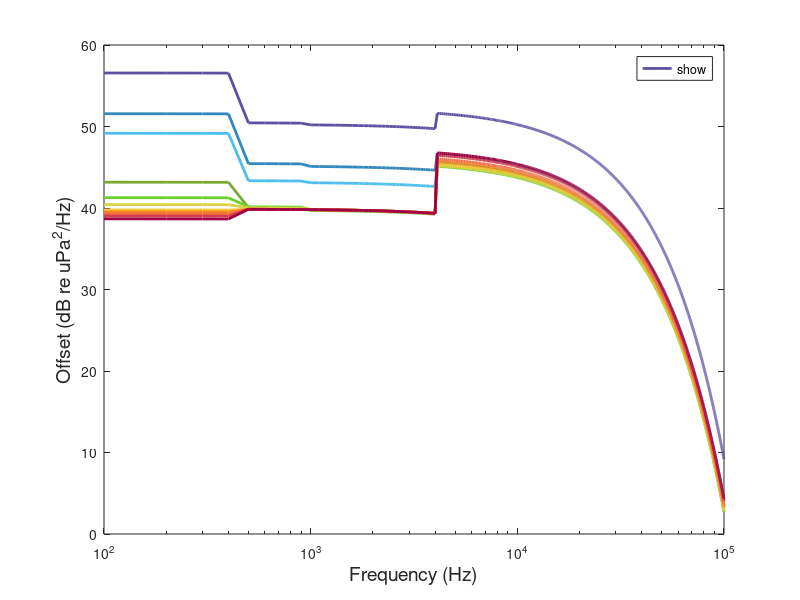
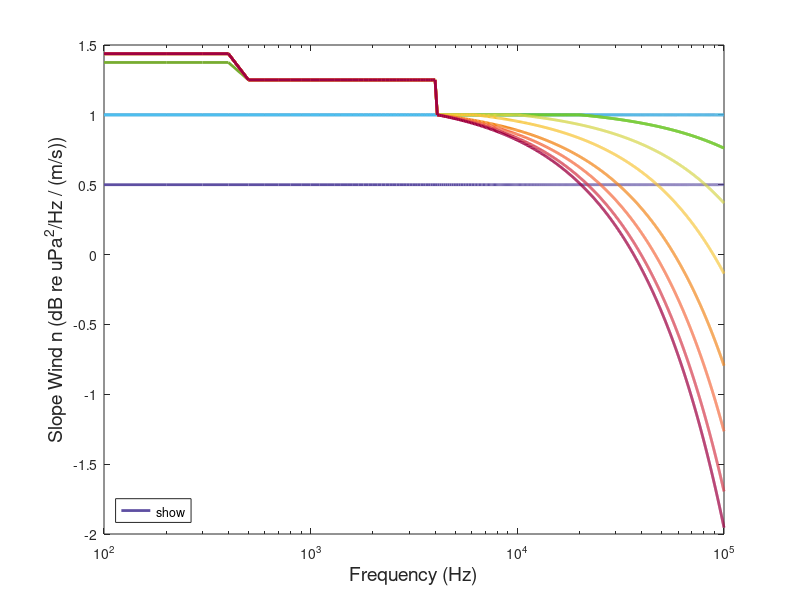
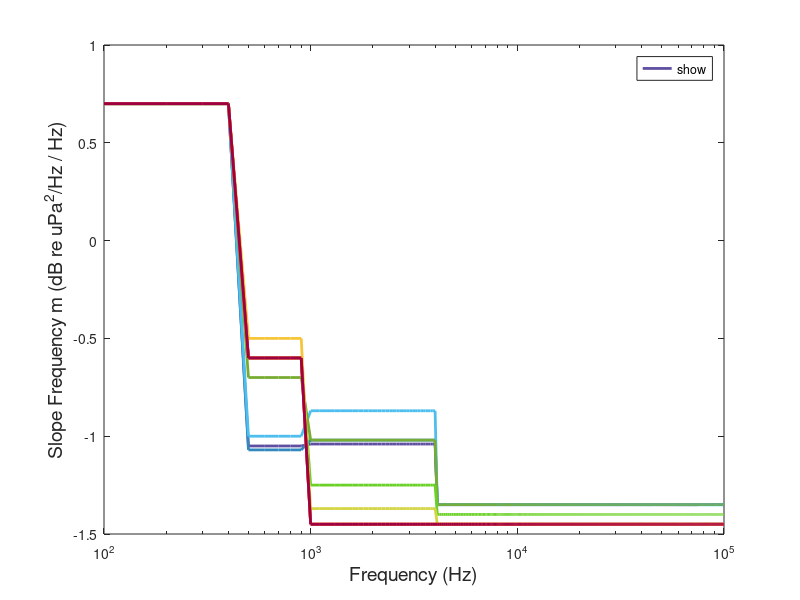
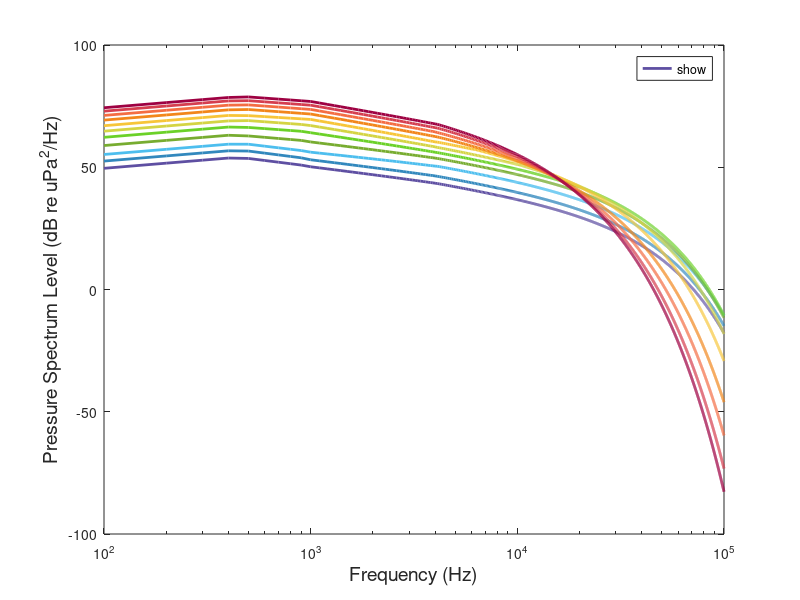

Reproduce these figures in MATLAB, in order. (Note: this script raises an error after producing the figures.)
%Ambient Noise Curve
%With Acknowldegement to Donald Ross and Gordon Wenz
%J Hildebrand 1-26-2008, 1-2020, 10-2020
%
clear all;
depth = 989;
% knudsen5 was  % aof = 10; bof = 100; a = 0; b = 400;
aof = 5; bof = 100; a = 2; b = 400;
off = 50 + a*exp(-depth/b); % pure depth dependence
% frequency in kHz
f = .1 : .1 : 100;
x = 100:100000;
y = ones(size(x));
% semilogx(x,y);
% hold on;
% grid on;
ms = [1, 2.5, 4.5, 6.7, 9.4, 12.3, 15.5, 19, 22.6, 26.5, 30.5];
lms = log10(ms);
ss = [.5, 1,2,3,4,5,6,7,8,9, 10];
beau = [1,2,3,4,5,6,7,8,9,10,11];
fWi = [100, 500, 1000, 5000, 10000, 20000, 30000, 100000];
nl = zeros(length(ms),length(f));
%color scale for plots
C = [0.368627450980392,0.309803921568627,0.635294117647059;...
    0.196078431372549,0.533333333333333,0.741176470588235;...
    0.301960784313725, 0.745098039215686, 0.933333333333333;...
    0.466666666666667, 0.674509803921569, 0.188235294117647;...
    0.419607843137255, 0.819607843137255, 0.156862745098039;...
    0.831372549019608, 0.831372549019608, 0.266666666666667;...
    0.968627450980392, 0.772549019607843, 0.223529411764706;...
    0.949019607843137, 0.525490196078431, 0.105882352941176;...
    0.956862745098039, 0.427450980392157, 0.262745098039216;...
    0.835294117647059, 0.243137254901961, 0.309803921568627;...
    0.619607843137255, 0.00392156862745098, 0.258823529411765;...
    0.498039215686275, 0.870588235294118, 0.235294117647059];
% Model for Knudson curves
n = 0.5; m= 1;  
for iw = 1 % wind less than 1 m/s
    for iif = 1:4 % freq 100-400 Hz
        ofac = exp(-depth/bof)*aof*(12-iif)/12; % depth and frequency
        nl(iw,iif) = ofac + off+6.4 + (n*20* log10(ms(iw))) + 7 *m* log10(f(iif)) ;% m = 0.8
        osave(iw,iif) = ofac + off+6.4;
        nsave(iw,iif) = n;
        msave(iw,iif) = m * 7 / 10;
    end
    for iif = 5:9 % 500-900 Hz
        ofac = exp(-depth/bof)*aof*(12-iif)/12;
        nl(iw,iif) = ofac + off+0.3 + (n*20* log10(ms(iw))) -  10.5*m* log10(f(iif)) ; %9.5
        osave(iw,iif) = ofac + off+0.3;
        nsave(iw,iif) = n;
        msave(iw,iif) = - m * 10.5 / 10;
    end
    for iif = 10:40 %  1000 Hz - 4000 Hz
        if iif < 13
            ofac = exp(-depth/bof)*aof*(12-iif)/12;
        end
        nl(iw,iif) = ofac+ off+0.1 + (n*20* log10(ms(iw))) - 10.4 *m* log10(f(iif)) ; %m = 1.6
        osave(iw,iif) = ofac + off+0.1;
        nsave(iw,iif) = n;
        msave(iw,iif) = - m * 10.4 / 10;
    end
    for iif = 41:100 %  4100 Hz - 10000 Hz
        nl(iw,iif) = off+2 + (n*20* log10(ms(iw))) - 13.5 *m* log10(f(iif)) ; %m = 1.6
        osave(iw,iif) = off+2;
        nsave(iw,iif) = n;
        msave(iw,iif) = - m * 13.5 / 10;
    end
    for iif = 101:length(f) % > 10000 Hz
        nl(iw,iif) = off+2 + (n*20* log10(ms(iw))) - 13.5 *m* log10(f(iif)) ; %m = 1.6
        osave(iw,iif) = off+2;
        nsave(iw,iif) = n;
        msave(iw,iif) = - m * 13.5 / 10;
    end
end
n = 1; m= 1; 
for iw = 2 % wind 1 - 2.5 m/s
    for iif = 1:4 % freq 100-400 Hz
        ofac = exp(-depth/bof)*aof*(12-iif)/12;
        nl(iw,iif) = ofac + off+1.4 + (n*20* log10(ms(iw))) + 7 *m* log10(f(iif)) ;% m = 0.8
        osave(iw,iif) = ofac + off+1.4 ;
        nsave(iw,iif) = n;
        msave(iw,iif) = m * 7 / 10;
    end
    for iif = 5:9 % 500-900 Hz
        ofac = exp(-depth/bof)*aof*(12-iif)/12;
        nl(iw,iif) = ofac + off-4.7 + (n*20* log10(ms(iw))) - 10.7*m* log10(f(iif)) ;%11.5
        osave(iw,iif) = ofac + off - 4.7 ;
        nsave(iw,iif) = n;
        msave(iw,iif) = - m * 10.7 / 10;
    end
    for iif = 10:40 %  1000 Hz - 4000 Hz
        if iif < 13
            ofac = exp(-depth/bof)*aof*(12-iif)/12;
        end
        nl(iw,iif) = ofac +off-5 + (n*20* log10(ms(iw))) - 10.2 *m* log10(f(iif)) ; %m = 1.6
        osave(iw,iif) = ofac + off-5 ;
        nsave(iw,iif) = n;
        msave(iw,iif) = - m * 10.2 / 10;
    end
    for iif = 41:100 %  4100 Hz - 10000 Hz
        nl(iw,iif) = off-3 + (n*20* log10(ms(iw))) - 13.5 *m* log10(f(iif)) ; %m = 1.6
        osave(iw,iif) = off-3 ;
        nsave(iw,iif) = n;
        msave(iw,iif) = - m * 13.5 / 10;
    end
    for iif = 101:length(f) % > 10000 Hz
        nl(iw,iif) = off-3 + (n*20* log10(ms(iw))) - 13.5 *m* log10(f(iif)) ; %m = 1.6
        osave(iw,iif) = off-3 ;
        nsave(iw,iif) = n;
        msave(iw,iif) = - m * 13.5 / 10;
    end
end
n = 1; m= 1; 
for iw = 3 % wind 2.5 - 4.5 m/s
    for iif = 1:4 % freq 100-400 Hz
        ofac = exp(-depth/bof)*aof*(12-iif)/12;
        nl(iw,iif) = ofac + off-1 + (n*20* log10(ms(iw))) + 7 *m* log10(f(iif)) ;% m = 0.8
                osave(iw,iif) = ofac + off-1 ;
        nsave(iw,iif) = n;
        msave(iw,iif) = m * 7 / 10;
    end
    for iif = 5:9 % 500-900 Hz
        ofac = exp(-depth/bof)*aof*(12-iif)/12;
        nl(iw,iif) = ofac + off-6.8 + (n*20* log10(ms(iw))) - 10*m* log10(f(iif)) ;%9.3
        osave(iw,iif) = ofac + off-6.8 ;
        nsave(iw,iif) = n;
        msave(iw,iif) = - m * 10 / 10;
    end
    for iif = 10:40 %  1000 Hz - 4000 Hz
        if iif < 13
            ofac = exp(-depth/bof)*aof*(12-iif)/12;
        end
        nl(iw,iif) = ofac +off-7 + (n*20* log10(ms(iw))) - 8.7 *m* log10(f(iif)) ; %m = 1.6
        osave(iw,iif) = ofac + off-7 ;
        nsave(iw,iif) = n;
        msave(iw,iif) = - m * 8.7 / 10;
    end
    for iif = 41:100 %  4100 Hz - 10000 Hz
        nl(iw,iif) = off-4 + (n*20* log10(ms(iw))) - 13.5 *m* log10(f(iif)) ; %m = 1.6
        osave(iw,iif) = off-4 ;
        nsave(iw,iif) = n;
        msave(iw,iif) = - m * 13.5 / 10;
    end
    for iif = 101:length(f) % > 10000 Hz
        nl(iw,iif) = off-4. + (n*20* log10(ms(iw))) - 13.5 *m* log10(f(iif)) ; %m = 1.6
        osave(iw,iif) = off-4 ;
        nsave(iw,iif) = n;
        msave(iw,iif) = - m * 13.5 / 10;
    end
end
n = 1.25; m= 1; off = off - 10;
for iw = 4 % wind 4.5 - 6.7 m/s
    for iif = 1:4 % 100-400 Hz
        ofac = exp(-depth/bof)*aof*(12-iif)/12;
        nl(iw,iif) = ofac + off+3. + (n *22* log10(ms(iw))) + 7 *m* log10(f(iif)) ; %m=1
        osave(iw,iif) = ofac + off+3 ;
        nsave(iw,iif) = n * 22 /20;
        msave(iw,iif) = m * 7 / 10;
    end
    for iif = 5:9 % 500-900 Hz
        ofac = exp(-depth/bof)*aof*(12-iif)/12;
        nl(iw,iif) = ofac + off-0.1 + (n *20* log10(ms(iw))) -  7*m* log10(f(iif)) ;%7.5
        osave(iw,iif) = ofac + off-0.1 ;
        nsave(iw,iif) = n;
        msave(iw,iif) = - m * 7 / 10;
    end
    for iif = 10:40 % 1000 Hz - 4000 Hz
        if iif < 13
            ofac = exp(-depth/bof)*aof*(12-iif)/12;
        end
        nl(iw,iif) = ofac +off-0.4 + (n *20* log10(ms(iw))) - 10.2 *m* log10(f(iif)) ; %m = 1.6
        osave(iw,iif) = ofac + off-0.4 ;
        nsave(iw,iif) = n;
        msave(iw,iif) = - m * 10.2 / 10;
    end
    n = 1.0;
    for iif = 41:200 % 4100 Hz - 20000 Hz
        nl(iw,iif) = off+5.75 + (n *20* log10(ms(iw))) - 13.5 *m* log10(f(iif)) ; %m = 1.6
        osave(iw,iif) = off+5.75 ;
        nsave(iw,iif) = n;
        msave(iw,iif) = - m * 13.5 / 10;
    end
    for iif = 201:length(f) % 20000 Hz - 100000 Hz
        nfac = (depth/1000+ 0.04*exp(-depth/400))*0.3*n*(iif-201)/length(f);
        nl(iw,iif) = off+5.7 + ((n - nfac) *20* log10(ms(iw))) - 13.5 *m* log10(f(iif));%m = 1.6
        osave(iw,iif) = off+5.7 ;
        nsave(iw,iif) = n-nfac;
        msave(iw,iif) = - m * 13.5 / 10;
    end
end
n=1.25; m= 1; 
for iw = 5 % wind 6.7 - 9.4 m/s
    for iif = 1:4 % 100-400 Hz
        ofac = exp(-depth/bof)*aof*(12-iif)/12;
        nl(iw,iif) = ofac + off+1.1 + (n *23* log10(ms(iw))) + 7 *m* log10(f(iif)) ; %m=1
        osave(iw,iif) = ofac + off+1.1 ;
        nsave(iw,iif) = n * 23 /20;
        msave(iw,iif) = m * 7 / 10;
    end
    for iif = 5:9 % 500-900 Hz
        ofac = exp(-depth/bof)*aof*(12-iif)/12;
        nl(iw,iif) = ofac + off+0 + (n *20* log10(ms(iw))) - 6*m* log10(f(iif)) ;%5
        osave(iw,iif) = ofac + off ;
        nsave(iw,iif) = n;
        msave(iw,iif) = - m * 6 / 10;
    end
    for iif = 10:40 % 1000 Hz - 4000 Hz
        if iif < 13
            ofac = exp(-depth/bof)*aof*(12-iif)/12;
        end
        nl(iw,iif) = ofac +off-0.3 + (n *20* log10(ms(iw))) - 12.5 *m* log10(f(iif)) ; %m = 1.6
        osave(iw,iif) = ofac + off-0.3 ;
        nsave(iw,iif) = n;
        msave(iw,iif) = - m * 12.5 / 10;
    end
    n = 1.0;
    for iif = 41:200 % 4100 Hz - 20000 Hz
        nl(iw,iif) = off+5.5 + (n *20* log10(ms(iw))) - 14 *m* log10(f(iif)) ; %m = 1.6
        osave(iw,iif) = off+5.5 ;
        nsave(iw,iif) = n;
        msave(iw,iif) = - m * 14 / 10;
    end
    for iif = 201:length(f) % 20000 Hz - 100000 Hz
        nfac = (depth/1000+ 0.08*exp(-depth/400))*0.3*n*(iif-201)/length(f);
        nl(iw,iif) = off+5.5 + ((n - nfac) *20* log10(ms(iw))) - 14 *m* log10(f(iif));%m = 1.6
        osave(iw,iif) = off+5.5 ;
        nsave(iw,iif) = n-nfac;
        msave(iw,iif) = - m * 14 / 10;
    end
end
n=1.25; m= 1; 
for iw = 6 % wind 9.4 - 12.3 m/s
    for iif = 1:4 % 100-400 Hz
        ofac = exp(-depth/bof)*aof*(12-iif)/12;
        nl(iw,iif) = ofac + off+0.25 + (n *23* log10(ms(iw))) + 7 *m* log10(f(iif)) ; %m=1
        osave(iw,iif) = ofac + off+0.25;
        nsave(iw,iif) = n* 23/20;
        msave(iw,iif) = m * 7 / 10;
    end
    for iif = 5:9 % 500-900 Hz
        ofac = exp(-depth/bof)*aof*(12-iif)/12;
        nl(iw,iif) = ofac + off-0.12 + (n *20* log10(ms(iw))) - 6*m* log10(f(iif)) ;
        osave(iw,iif) = ofac + off-0.12 ;
        nsave(iw,iif) = n;
        msave(iw,iif) = - m * 6 / 10;
    end
    for iif = 10:40 % 1000 Hz - 4000 Hz
        if iif < 13
            ofac = exp(-depth/bof)*aof*(12-iif)/12;
        end
        nl(iw,iif) = ofac +off-0.3 + (n *20* log10(ms(iw))) - 13.7 *m* log10(f(iif)) ; %m = 1.6
        osave(iw,iif) = ofac + off-0.3 ;
        nsave(iw,iif) = n;
        msave(iw,iif) = - m * 13.7 / 10;
    end
    n = 1.0;
    for iif = 41:100 % 4100 Hz - 10000 Hz
        nl(iw,iif) = off+5.6 + (n *20* log10(ms(iw))) - 14.5 *m* log10(f(iif)) ; %m = 1.6
        osave(iw,iif) =  off+5.6 ;
        nsave(iw,iif) = n;
        msave(iw,iif) = - m * 14.5 / 10;
    end
    for iif = 101:length(f) % 10000 Hz - 100000 Hz
        nfac = (depth/1000+ 0.17*exp(-depth/400))*0.7*n*(iif-101)/length(f);
        nl(iw,iif) = off+5.65 + ((n - nfac) *20* log10(ms(iw))) - 14.5 *m* log10(f(iif)); %m = 1.6
        osave(iw,iif) = off+5.65 ;
        nsave(iw,iif) = n-nfac;
        msave(iw,iif) = - m * 14.5 / 10;
        %  no wind dependence > 10 kHz for > 15 m/s
    end
end
n=1.25; m= 1; 
for iw = 7 % wind > than 12 m/s
    for iif = 1:4 % 100-400 Hz
        ofac = exp(-depth/bof)*aof*(12-iif)/12;
        nl(iw,iif) = ofac + off-0.4 + (n *23* log10(ms(iw))) + 7 *m* log10(f(iif)) ; %m=1
        osave(iw,iif) = ofac + off-0.4 ;
        nsave(iw,iif) = n* 23/20;
        msave(iw,iif) = m * 7 / 10;
    end
    for iif = 5:9 % 500-900 Hz
        ofac = exp(-depth/bof)*aof*(12-iif)/12;
        nl(iw,iif) = ofac + off-.3 + (n *20* log10(ms(iw))) - 5*m* log10(f(iif)) ;
        osave(iw,iif) = ofac + off-0.3 ;
        nsave(iw,iif) = n;
        msave(iw,iif) = - m * 5 / 10;
    end
    for iif = 10:40 % 1000 Hz - 4000 Hz
        if iif < 13
            ofac = exp(-depth/bof)*aof*(12-iif)/12;
        end
        nl(iw,iif) = ofac +off-.3 + (n *20* log10(ms(iw))) - 14.5 *m* log10(f(iif)) ; %m = 1.6
        osave(iw,iif) = ofac + off-0.3 ;
        nsave(iw,iif) = n;
        msave(iw,iif) = - m * 14.5 / 10;
    end
    n = 1.0;
    for iif = 41:61 % 4100 Hz - 6000 Hz
        nl(iw,iif) = off+5.75 + (n *20* log10(ms(iw))) - 14.5 *m* log10(f(iif)) ; %m = 1.6
        osave(iw,iif) = off+5.75 ;
        nsave(iw,iif) = n;
        msave(iw,iif) = - m * 14.5 / 10;
    end
    for iif = 62:length(f) % 6000 Hz - 100000 Hz
        nfac(iif) = (depth/1000+ 0.24*exp(-depth/400))*1.2*n*(iif-62)/(length(f));
        nl(iw,iif) = off+5.85 + ((n - nfac(iif)) *20* log10(ms(iw))) - 14.5 *m* log10(f(iif)) ; %m = 1.6
        osave(iw,iif) = off+5.85 ;
        nsave(iw,iif) = n-nfac(iif);
        msave(iw,iif) = - m * 14.5 / 10;
    end
end
n=1.25; m= 1; 
for iw = 8 % wind > than 12 m/s
    for iif = 1:4 % 100-400 Hz
        ofac = exp(-depth/bof)*aof*(12-iif)/12;
        nl(iw,iif) = ofac + off-0.65 + (n *23* log10(ms(iw))) + 7 *m* log10(f(iif)) ; %m=1
        osave(iw,iif) = ofac + off-0.65 ;
        nsave(iw,iif) = n* 23/20;
        msave(iw,iif) = m * 7 / 10;
    end
    for iif = 5:9 % 500-900 Hz
        ofac = exp(-depth/bof)*aof*(12-iif)/12;
        nl(iw,iif) = ofac + off-.3 + (n *20* log10(ms(iw))) - 6*m * log10(f(iif)) ;
        osave(iw,iif) = ofac + off-0.3 ;
        nsave(iw,iif) = n;
        msave(iw,iif) = - m * 6 / 10;
    end
    for iif = 10:40 % 1000 Hz - 4000 Hz
        if iif < 13
            ofac = exp(-depth/bof)*aof*(12-iif)/12;
        end
        nl(iw,iif) = ofac +off-.3 + (n *20* log10(ms(iw))) - 14.5 *m* log10(f(iif)) ; %m = 1.6
        osave(iw,iif) = ofac + off-0.3 ;
        nsave(iw,iif) = n;
        msave(iw,iif) = - m * 14.5 / 10;
    end
    n = 1.0;
    for iif = 41:length(f) % 4100 Hz - 100000 Hz
        nfac(iif) = (0.6*exp(-depth/400) + depth/1000)*1.8*n*(iif-41)/(length(f));
        nl(iw,iif) = off+6.1 + ((n - nfac(iif)) *20* log10(ms(iw))) - 14.5 *m* log10(f(iif)) ; %m = 1.6
        osave(iw,iif) =  off+6.1 ;
        nsave(iw,iif) = n - nfac(iif);
        msave(iw,iif) = - m * 14.5 / 10;
        %  no wind dependence > 10 kHz for > 15 m/s
    end
end
n=1.25; m= 1; 
for iw = 9 % wind > than 12 m/s
    for iif = 1:4 % 100-400 Hz
        ofac = exp(-depth/bof)*aof*(12-iif)/12;
        nl(iw,iif) = ofac + off-0.9 + (n *23* log10(ms(iw))) + 7 *m* log10(f(iif)) ; %m=1
        osave(iw,iif) = ofac + off-0.9 ;
        nsave(iw,iif) = n * 23/20;
        msave(iw,iif) = m * 7 / 10;
    end
    for iif = 5:9 % 500-900 Hz
        ofac = exp(-depth/bof)*aof*(12-iif)/12;
        nl(iw,iif) = ofac + off-.3 + (n *20* log10(ms(iw))) - 6*m* log10(f(iif)) ;
        osave(iw,iif) = ofac + off-0.3 ;
        nsave(iw,iif) = n;
        msave(iw,iif) = - m * 6 / 10;
    end
    for iif = 10:40 % 1000 Hz - 4000 Hz
        if iif < 13
            ofac = exp(-depth/bof)*aof*(12-iif)/12;
        end
        nl(iw,iif) = ofac +off-.3 + (n *20* log10(ms(iw))) - 14.5 *m* log10(f(iif)) ; %m = 1.6
        osave(iw,iif) = ofac + off-0.3 ;
        nsave(iw,iif) = n;
        msave(iw,iif) = - m * 14.5 / 10;
    end
    n= 1.0;
    for iif = 41:length(f) % 4100 Hz - 100000 Hz
        nfac(iif) = (depth/1000+ 1*exp(-depth/400))*2.2*n*(iif-41)/(length(f));
        nl(iw,iif) = off+6.4 + ((n - nfac(iif)) *20* log10(ms(iw))) - 14.5 *m* log10(f(iif)) ; %m = 1.6
        osave(iw,iif) = off+6.4 ;
        nsave(iw,iif) = n - nfac(iif);
        msave(iw,iif) = - m * 14.5 / 10;
        %  no wind dependence > 10 kHz for > 15 m/s
    end
end
n=1.25; m= 1; 
for iw = 10 % wind > than 12 m/s
    for iif = 1:4 % 100-400 Hz
        ofac = exp(-depth/bof)*aof*(12-iif)/12;
        nl(iw,iif) = ofac + off-1.15 + (n *23* log10(ms(iw))) + 7 *m* log10(f(iif)) ; %m=1
        osave(iw,iif) = ofac + off-1.15 ;
        nsave(iw,iif) = n * 23/20;
        msave(iw,iif) = m * 7 / 10;
    end
    for iif = 5:9 % 500-900 Hz
        ofac = exp(-depth/bof)*aof*(12-iif)/12;
        nl(iw,iif) = ofac + off-.3 + (n *20* log10(ms(iw))) - 6*m* log10(f(iif)) ;
        osave(iw,iif) = ofac + off-0.3 ;
        nsave(iw,iif) = n;
        msave(iw,iif) = - m * 6 / 10;
    end
    for iif = 10:40 % 1000 Hz - 4000 Hz
        if iif < 13
            ofac = exp(-depth/bof)*aof*(12-iif)/12;
        end
        nl(iw,iif) = ofac +off-.3 + (n *20* log10(ms(iw))) - 14.5 *m* log10(f(iif)) ; %m = 1.6
        osave(iw,iif) = ofac + off-0.3 ;
        nsave(iw,iif) = n;
        msave(iw,iif) = - m * 14.5 / 10;
    end
    n=1.0;
    for iif = 41:length(f) % 4100 Hz - 100000 Hz
        nfac(iif) = (depth/1000+ 1.6*exp(-depth/400))*2.5*n*(iif-41)/(length(f));
        nl(iw,iif) = off+6.85 + ((n - nfac(iif)) *20* log10(ms(iw))) - 14.5 *m* log10(f(iif)) ; %m = 1.6
        osave(iw,iif) = off+6.85 ;
        nsave(iw,iif) = n - nfac(iif);
        msave(iw,iif) = - m * 14.5 / 10;
        %  no wind dependence > 10 kHz for > 15 m/s
    end
end
n=1.25; m= 1; 
for iw = 11 % wind > than 12 m/s
    for iif = 1:4 % 100-400 Hz
        ofac = exp(-depth/bof)*aof*(12-iif)/12;
        nl(iw,iif) = ofac + off-1.5 + (n *23* log10(ms(iw))) + 7 *m* log10(f(iif)) ; %m=1
        osave(iw,iif) = ofac + off-1.5 ;
        nsave(iw,iif) = n * 23/20;
        msave(iw,iif) = m * 7 / 10;
    end
    for iif = 5:9 % 500-900 Hz
        ofac = exp(-depth/bof)*aof*(12-iif)/12;
        nl(iw,iif) = ofac + off-.3 + (n *20* log10(ms(iw))) - 6*m* log10(f(iif)) ;
        osave(iw,iif) = ofac + off-0.3 ;
        nsave(iw,iif) = n;
        msave(iw,iif) = - m * 6 / 10;
    end
    for iif = 10:40 % 1000 Hz - 4000 Hz
        if iif < 13
            ofac = exp(-depth/bof)*aof*(12-iif)/12;
        end
        nl(iw,iif) = ofac +off-.3 + (n *20* log10(ms(iw))) - 14.5 *m* log10(f(iif)) ; %m = 1.6
        osave(iw,iif) = ofac + off-0.3 ;
        nsave(iw,iif) = n;
        msave(iw,iif) = - m * 14.5 / 10;
    end
    n = 1.0;
    for iif = 41:length(f) % 4100 Hz - 100000 Hz
        nfac(iif) = (depth/1000+ 1.8*exp(-depth/400))*2.7*n*(iif-41)/(length(f));
        nl(iw,iif) = off+7.15 + ((n - nfac(iif)) *20* log10(ms(iw))) - 14.5 *m* log10(f(iif)) ; %m = 1.6
        osave(iw,iif) = off+7.15 ;
        nsave(iw,iif) = n - nfac(iif);
        msave(iw,iif) = - m * 14.5 / 10;
        %  no wind dependence > 10 kHz for > 15 m/s
    end
end

%%%%%%%%%%%%%%%%%%%%%%%%%%%%%%%%%%%%%%%%%%%%%%%%%%%%%%%%%%%%%%%%%%%%%
% depth dependance correction to Knudsen spectra
% eqn (3)->(4) from Kurahshi and Gratta 2007
% or similarly eqn (10)->(12) Short 2005 IEEE
% depth of hydrophone:
h = depth;   % [meters
% start,end step angle [rad]
ti = 0;
to = pi/2;
dt = to/90;
% alpha -> sound absorbtion coefficient
alpha = 0.036 * f.^(3/2);    % [dB/km] f => [kHz]
alphah = alpha * h/1000;
eah = 10.^(-alphah/10);
% loop over angle (theta)
Joah = 0;
Joo= 0;
for t = ti:dt:to
    ct = cos(t);
    sct = sec(t);
    st = sin(t);
    po = ct * st;
    pc = po * eah.^sct;
    Joah = Joah + pc;
    Joo = Joo + po;
end
% depth dependance correction to Knudsen spectra
ddc = 10 .* log10(Joah ./ Joo);
oshort = ones(length(ms),1)*ddc; 
osave = osave + oshort;
% coefficient plots
Figoff = figure;
for i = 1 : length(beau)
semilogx(f*1000,osave(i,:),'color',C(i,:),'LineWidth',2,...
        'DisplayName',['Beaufort ',num2str(beau(i))]);
    hold on
end
xlabel('Frequency (Hz)','FontSize',14);
ylabel('Offset (dB re uPa^2/Hz)','FontSize',14);
legend('show','Location','northeast')
%
Figslopewin = figure;
for i = 1 : length(beau)
semilogx(f*1000,nsave(i,:),'color',C(i,:),'LineWidth',2,...
        'DisplayName',['Beaufort ',num2str(beau(i))]);
    hold on
end
xlabel('Frequency (Hz)','FontSize',14);
ylabel('Slope Wind n (dB re uPa^2/Hz / (m/s))','FontSize',14);
legend('show','Location','southwest')
%
Figslopefreq = figure;
for i = 1 : length(beau)
semilogx(f*1000,msave(i,:),'color',C(i,:),'LineWidth',2,...
        'DisplayName',['Beaufort ',num2str(beau(i))]);
    hold on
end
xlabel('Frequency (Hz)','FontSize',14);
ylabel('Slope Frequency m (dB re uPa^2/Hz / Hz)','FontSize',14);
legend('show','Location','northeast')
%
kd = nl + ones(length(ms),1)*ddc; % theoretical noise level with ss
% 15 percent of the theoretical depth correction

% plot Knudsen curves

FFig = figure;
for i = 1: length(beau)
    semilogx1=semilogx(1000*f, kd(i,:),'color',C(i,:),'LineWidth',2,...
        'DisplayName',['Beaufort ',num2str(beau(i))]);
    hold on
    %         semilogx(1000*f, kd(i,:),'LineWidth',2);
end
legend('show','Location','northeast')
xlabel('Frequency (Hz)','FontSize',14);
ylabel('Pressure Spectrum Level (dB re uPa^2/Hz)','FontSize',14);
ax = gca;
ax.YAxis.FontSize = 14; %for y-axis 
ax.XAxis.FontSize = 14; %for y-axis 
% i=5;
% semilogx(1000*f, kd(i,:),'k','LineWidth',2); % ss = 5 is log10(ms) = 1
% Thermal Noise curve
nt = zeros(1,length(f));
for iif = 1:length(f)
    nt(iif) = -15 + 20 * log10(f(iif));
end
semilogx(1000*f, nt,'k','LineWidth',2,...
    'DisplayName','Thermal Noise');
axis([100,100000,10,95]);
grid on
%
% %combine kd and nt
for j = 1 : length(kd(:,1))
    for i = 1 : length(nt)
        if kd(j,i) < nt(i)
            kd(j,i) = nt(i);
        end
    end
end
%
% % Wind speed curves
% N = length(fWi);
% % C = linspecer(N,'qualitative');
% C = linspecer(N,'sequential');
WFig = figure;
for i = 1 : length(fWi)
    if i < 6
        ci = i;
    else
        ci = i + 2;
    end
    plot(log10(ms),kd(:,fWi(i)/100),'color',C(ci,:),'LineWidth',2,'DisplayName',...
        [num2str(fWi(i)),' Hz'])
%         plot(log10(ms),kd(:,fWi(i)/100),'LineWidth',2,...
%         'DisplayName', num2str(fWi(i)))
    hold on
    %     plot(log10(ms),kd(:,fWi(i)/100),'LineWidth',2)
end
xticks(lms); 
mss = {};
for i = 1 : length(ms)
    mss{i} = num2str(ms(i));
end
xticklabels(mss)
xtickangle(45)
legend('show','Location','northwest')
xlabel('Wind Speed (m/s)','FontSize',14);
ylabel('Pressure Spectrum Level (dB re uPa^2/Hz)','FontSize',14);
ax = gca;
ax.YAxis.FontSize = 14; %for y-axis
ax.XAxis.FontSize = 14; %for y-axis
% ax.XLim = ([0 1.5]);  % JAH was 0.5 mlogws
ax.YLim = ([20 80]);
grid on
%
ncol = zeros(11000,1);
x = ncol;
y = ncol;
ix = 1;
for i = 1 : length(ms)
    for j = 1 : length(f)
        x(ix) = ms(i);
        y(ix) = f(j);
        ncol(ix) = nl(i,j);
        ix = ix + 1;
    end
end
% %
% figure(FFig);
% %Nystuen for shallow water
% ref = ['Nystuen'];
% % just above ss3
% wdata = [7, 7];
% lwdata = log10(wdata);
% ndata = [62,46];
% fdata = [1000,10000];
% semilogx(fdata,ndata,':g','Linewidth',3);
% % just above ss2
% wdata = [5, 5];
% lwdata = log10(wdata);
% ndata = [58,42.5];
% fdata = [1000,10000];
% semilogx(fdata,ndata,':g','Linewidth',3);
% % just above ss1
% wdata = [3, 3];
% lwdata = log10(wdata);
% ndata = [54,38.5];
% fdata = [1000,10000];
% semilogx(fdata,ndata,':g','Linewidth',3);
% % legend('show')
% %Ross BTL 1954 For deep water
% % ref = ['Ross'];
% % % ss6
% % wdata = [15.5, 15.5];
% % lwdata = log10(wdata);
% % ndata = [68,51];
% % fdata = [1000,10000];
% % semilogx(fdata,ndata,':b','Linewidth',3);
% % % ss4
% % wdata = [9.4, 9.4];
% % lwdata = log10(wdata);
% % ndata = [64,46];
% % fdata = [1000,10000];
% % semilogx(fdata,ndata,':b','Linewidth',3);
% % % ss3
% % wdata = [6.7, 6.7];
% % lwdata = log10(wdata);
% % ndata = [61,43];
% % fdata = [1000,10000];
% % semilogx(fdata,ndata,':b','Linewidth',3);
% % % ss2
% % wdata = [4.5, 4.5];
% % lwdata = log10(wdata);
% % ndata = [58,40];
% % fdata = [1000,10000];
% % semilogx(fdata,ndata,':b','Linewidth',3);
% % % ss1
% % wdata = [2.5, 2.5];
% % lwdata = log10(wdata);
% % ndata = [54,35];
% % fdata = [1000,10000];
% % semilogx(fdata,ndata,':b','Linewidth',3);
% WFig = figure;
% % hold on
% 500 Hz
% txt = ['\leftarrow ',num2str(1)];
% text(0,53.5,txt)
% txt = ['\leftarrow ',num2str(2)];
% text(0.4,56.5,txt)
% txt = ['\leftarrow ',num2str(3)];
% text(0.65,60.6,txt)
% txt = ['\leftarrow ',num2str(4)];
% text(0.83,63.75,txt)
% txt = ['\leftarrow ',num2str(5)];
% text(0.97,66.53,txt)
% txt = ['\leftarrow ',num2str(6)];
% text(1.09,68.95,txt)
% txt = ['\leftarrow ',num2str(7)];
% text(1.19,70.96,txt)
% % mod 500 Hz
% txt = ['\leftarrow X'];% 3 d=1.5
% text(0.64,59.1,txt)
% txt = ['\leftarrow X'];% 4 d=1
% text(0.83,62.75,txt)
% txt = ['\leftarrow X'];% 5 d= 0.5
% text(0.97,66.03,txt)
% % 1000 Hz
% txt = ['\leftarrow ',num2str(1)];
% text(0,51.99,txt)
% txt = ['\leftarrow ',num2str(2)];
% text(0.4,54.95,txt)
% txt = ['\leftarrow ',num2str(3)];
% text(0.65,59.06,txt)
% txt = ['\leftarrow ',num2str(4)];
% text(0.83,62.24,txt)
% txt = ['\leftarrow ',num2str(5)];
% text(0.97,65.02,txt)
% txt = ['\leftarrow ',num2str(6)];
% text(1.09,67.44,txt)
% txt = ['\leftarrow ',num2str(7)];
% text(1.19,69.45,txt)
% mod 1000 Hz
% txt = ['\leftarrow *'];
% text(0.4,52.95,txt)
% txt = ['\leftarrow *'];
% text(0.65,56.06,txt)
% txt = ['\leftarrow *'];
% text(0.83,60.24,txt)
% txt = ['\leftarrow *'];
% text(0.97,64.02,txt)
% txt = ['\leftarrow *'];
% text(1.09,67,txt)
% % 5000 Hz
% txt = ['\leftarrow ',num2str(1)];
% text(0,42.49,txt)
% txt = ['\leftarrow ',num2str(2)];
% text(0.4,45.44,txt)
% txt = ['\leftarrow ',num2str(3)];
% text(0.65,49.55,txt)
% txt = ['\leftarrow ',num2str(4)];
% text(0.83,52.76,txt)
% txt = ['\leftarrow ',num2str(5)];
% text(0.97,55.1,txt)
% txt = ['\leftarrow ',num2str(6)];
% text(1.09,57.18,txt)
% txt = ['\leftarrow ',num2str(7)];
% text(1.19,59.34,txt)
% %20000 Hz
% txt = ['\leftarrow ',num2str(7)];
% text(1.19,49.8,txt)
% txt = ['\leftarrow o'];
% text(1.19,48.8,txt)
% txt = ['\leftarrow ',num2str(8)];
% text(1.279,51.5,txt)
% txt = ['\leftarrow o'];
% text(1.279,49.5,txt)
% txt = ['\leftarrow ',num2str(9)];
% text(1.354,49.28,txt)
% txt = ['\leftarrow o'];
% text(1.354,46.28,txt)
% %30000 Hz
% txt = ['\leftarrow ',num2str(9)];
% text(1.354,43.28,txt)
% txt = ['\leftarrow o'];
% text(1.354,39.28,txt)
% % txt = ['\leftarrow Freq ',num2str(fWi(1))];
% text(0.05,56,txt)
% linex = [.7 , .7];
% liney = [20, 80];
% plot(linex,liney,'Linewidth',3);
% linex = [1.2, 1.2];
% plot(linex,liney,'Linewidth',3);
